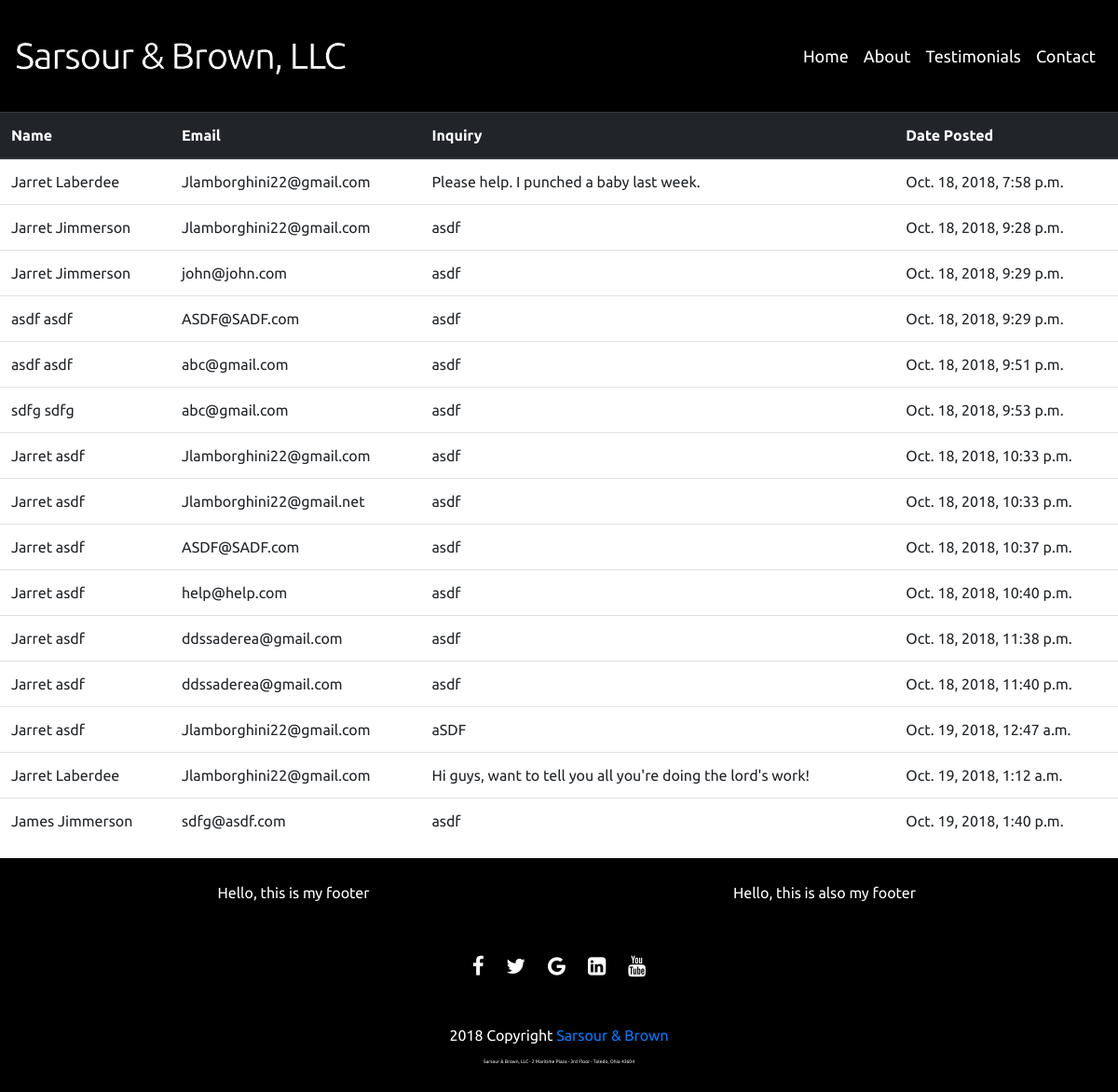
/display_inquiries/, run on an earlier commit of the app's database.
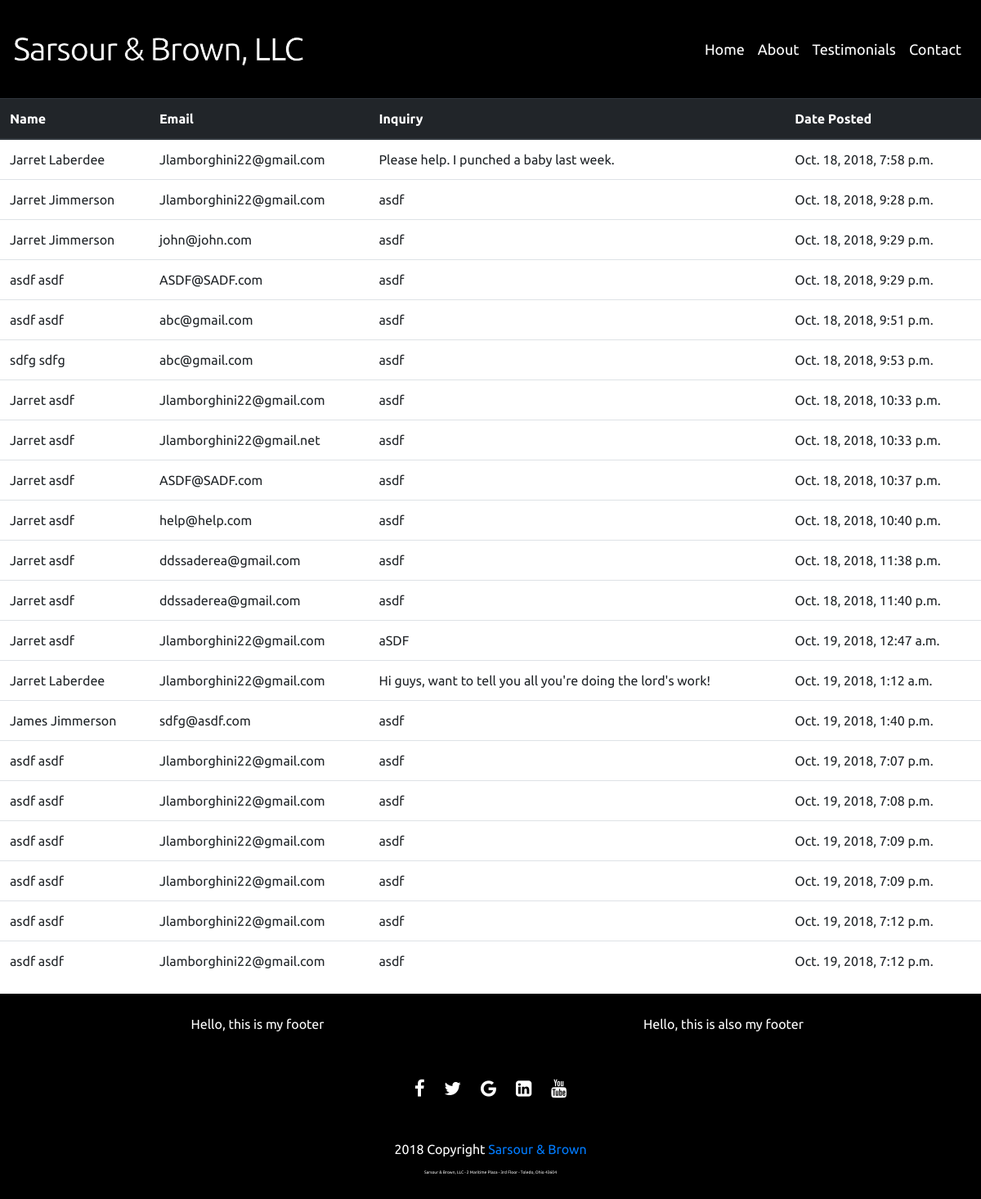
And on a later commit of the database.
### home/models.py (models this page shows, shortened)
class Submitter(models.Model):
    first_name = models.CharField(max_length=100)
    last_name = models.CharField(max_length=100, default="Doe")
    email = models.EmailField(max_length=100)
    phone_regex = RegexValidator(regex=r'^\+?1?\d{9,15}$', message="Format: 9999999999")
    phone_number = models.CharField(validators=[phone_regex], max_length=17, blank=True, default="0000000000")
    body = models.CharField(max_length=250)
    date_submitted = models.DateTimeField(default=timezone.now)

### home/views.py (the view)
# urls.py: path('display_inquiries/', views.display_inquiries, name='display_inquiries'),
def display_inquiries(request):
    query_results = Submitter.objects.all()
    context = {'query_results': query_results, 'n': range(10000)}
    return render(request, 'home/display_inquiries.html', context)

### home/templates/home/display_inquiries.html
{% extends 'home/base.html' %}
{% block display_inquiries %}
    <table class="table">
        <thead class="thead-dark">
            <tr>
                <th scope="col">Name</th>
                <th scope="col">Email</th>
                <th scope="col">Inquiry</th>
                <th scope="col">Date Posted</th>
            </tr>
        </thead>
        {% for item in query_results %}
        <tr>
            <td>{{ item.first_name }} {{ item.last_name }} </td>
            <td>{{ item.email }}</td>
            <td>{{ item.body }}</td>
            <td>{{ item.date_submitted }}</td>
        </tr>
        {% endfor %}
    </table>
{% endblock %}

What changed in the data, as far as the page shows it:
added Submitter: first_name "asdf", last_name "asdf", email "Jlamborghini22@gmail.com", body "asdf", date_submitted "Oct. 19, 2018, 7:07 p.m."
added Submitter: first_name "asdf", last_name "asdf", email "Jlamborghini22@gmail.com", body "asdf", date_submitted "Oct. 19, 2018, 7:08 p.m."
added Submitter: first_name "asdf", last_name "asdf", email "Jlamborghini22@gmail.com", body "asdf", date_submitted "Oct. 19, 2018, 7:09 p.m."
added Submitter: first_name "asdf", last_name "asdf", email "Jlamborghini22@gmail.com", body "asdf", date_submitted "Oct. 19, 2018, 7:09 p.m."
added Submitter: first_name "asdf", last_name "asdf", email "Jlamborghini22@gmail.com", body "asdf", date_submitted "Oct. 19, 2018, 7:12 p.m."
added Submitter: first_name "asdf", last_name "asdf", email "Jlamborghini22@gmail.com", body "asdf", date_submitted "Oct. 19, 2018, 7:12 p.m."
